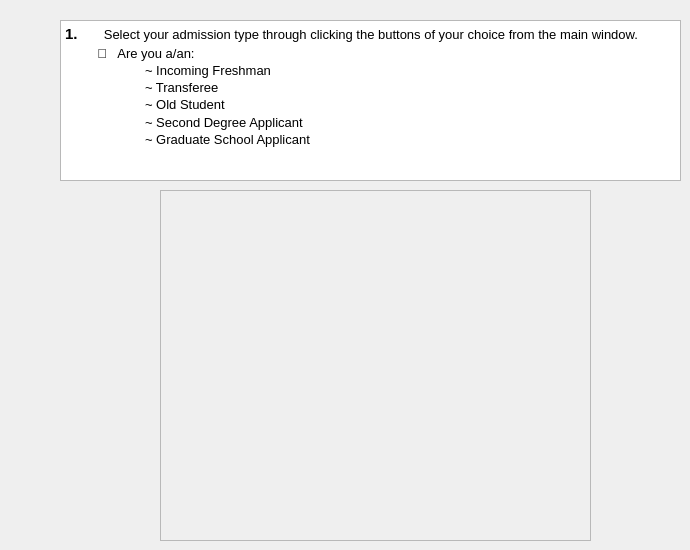
      <widget class="QWidget" name="tab_3">
       <attribute name="title">
        <string>1: Selecting Admission Type in Main Window</string>
       </attribute>
       <widget class="QWidget" name="gridLayoutWidget_3">
        <property name="geometry">
         <rect>
          <x>60</x>
          <y>20</y>
          <width>621</width>
          <height>161</height>
         </rect>
        </property>
        <layout class="QGridLayout" name="gridLayout_3">
         <item row="0" column="0">
          <widget class="QTextBrowser" name="textBrowser_2">
           <property name="html">
            <string>&lt;!DOCTYPE HTML PUBLIC &quot;-//W3C//DTD HTML 4.0//EN&quot; &quot;http://www.w3.org/TR/REC-html40/strict.dtd&quot;&gt;
&lt;html&gt;&lt;head&gt;&lt;meta name=&quot;qrichtext&quot; content=&quot;1&quot; /&gt;&lt;style type=&quot;text/css&quot;&gt;
p, li { white-space: pre-wrap; }
&lt;/style&gt;&lt;/head&gt;&lt;body style=&quot; font-family:'Open Sans'; font-size:9pt; font-weight:400; font-style:normal;&quot;&gt;
&lt;p style=&quot; margin-top:0px; margin-bottom:0px; margin-left:0px; margin-right:0px; -qt-block-indent:0; text-indent:0px; line-height:115%;&quot;&gt;&lt;span style=&quot; font-size:11pt; font-weight:600;&quot;&gt;1.&lt;/span&gt;&lt;span style=&quot; font-family:'Times New Roman'; font-size:11pt; font-weight:600;&quot;&gt;  &lt;/span&gt;&lt;span style=&quot; font-family:'Times New Roman'; font-size:10pt;&quot;&gt;     &lt;/span&gt;&lt;span style=&quot; font-family:'Segoe UI'; font-size:10pt;&quot;&gt;Select your admission type through clicking the buttons of your choice from the main window.&lt;/span&gt;&lt;span style=&quot; font-size:10pt;&quot;&gt; &lt;/span&gt;&lt;/p&gt;
&lt;p style=&quot; margin-top:0px; margin-bottom:0px; margin-left:0px; margin-right:0px; -qt-block-indent:0; text-indent:0px; line-height:115%;&quot;&gt;&lt;span style=&quot; font-family:'Segoe UI Emoji'; font-size:10pt;&quot;&gt;         🤗 &lt;/span&gt;&lt;span style=&quot; font-family:'Segoe UI'; font-size:10pt;&quot;&gt;  Are you a/an:&lt;/span&gt;&lt;span style=&quot; font-size:10pt;&quot;&gt; &lt;/span&gt;&lt;/p&gt;
&lt;p style=&quot; margin-top:0px; margin-bottom:0px; margin-left:0px; margin-right:0px; -qt-block-indent:0; text-indent:0px; line-height:115%;&quot;&gt;&lt;span style=&quot; font-family:'Segoe UI'; font-size:10pt;&quot;&gt;	~ Incoming Freshman&lt;/span&gt;&lt;span style=&quot; font-size:10pt;&quot;&gt; &lt;/span&gt;&lt;/p&gt;
&lt;p style=&quot; margin-top:0px; margin-bottom:0px; margin-left:0px; margin-right:0px; -qt-block-indent:0; text-indent:0px; line-height:115%;&quot;&gt;&lt;span style=&quot; font-family:'Segoe UI'; font-size:10pt;&quot;&gt;	~ Transferee&lt;/span&gt;&lt;span style=&quot; font-size:10pt;&quot;&gt; &lt;/span&gt;&lt;/p&gt;
&lt;p style=&quot; margin-top:0px; margin-bottom:0px; margin-left:0px; margin-right:0px; -qt-block-indent:0; text-indent:0px; line-height:115%;&quot;&gt;&lt;span style=&quot; font-family:'Segoe UI'; font-size:10pt;&quot;&gt;	~ Old Student&lt;/span&gt;&lt;span style=&quot; font-size:10pt;&quot;&gt; &lt;/span&gt;&lt;/p&gt;
&lt;p style=&quot; margin-top:0px; margin-bottom:0px; margin-left:0px; margin-right:0px; -qt-block-indent:0; text-indent:0px; line-height:115%;&quot;&gt;&lt;span style=&quot; font-family:'Segoe UI'; font-size:10pt;&quot;&gt;	~ Second Degree Applicant&lt;/span&gt;&lt;span style=&quot; font-size:10pt;&quot;&gt; &lt;/span&gt;&lt;/p&gt;
&lt;p style=&quot; margin-top:0px; margin-bottom:0px; margin-left:0px; margin-right:0px; -qt-block-indent:0; text-indent:0px; line-height:115%;&quot;&gt;&lt;span style=&quot; font-family:'Segoe UI'; font-size:10pt;&quot;&gt;	~ Graduate School Applicant&lt;/span&gt; &lt;/p&gt;&lt;/body&gt;&lt;/html&gt;</string>
           </property>
          </widget>
         </item>
        </layout>
       </widget>
       <widget class="QLabel" name="label_4">
        <property name="geometry">
         <rect>
          <x>160</x>
          <y>190</y>
          <width>431</width>
          <height>351</height>
         </rect>
        </property>
        <property name="frameShape">
         <enum>QFrame::StyledPanel</enum>
        </property>
        <property name="text">
         <string/>
        </property>
        <property name="pixmap">
         <pixmap>../image/Capture_1.0_MainWindow.JPG</pixmap>
        </property>
        <property name="scaledContents">
         <bool>true</bool>
        </property>
       </widget>
      </widget>
